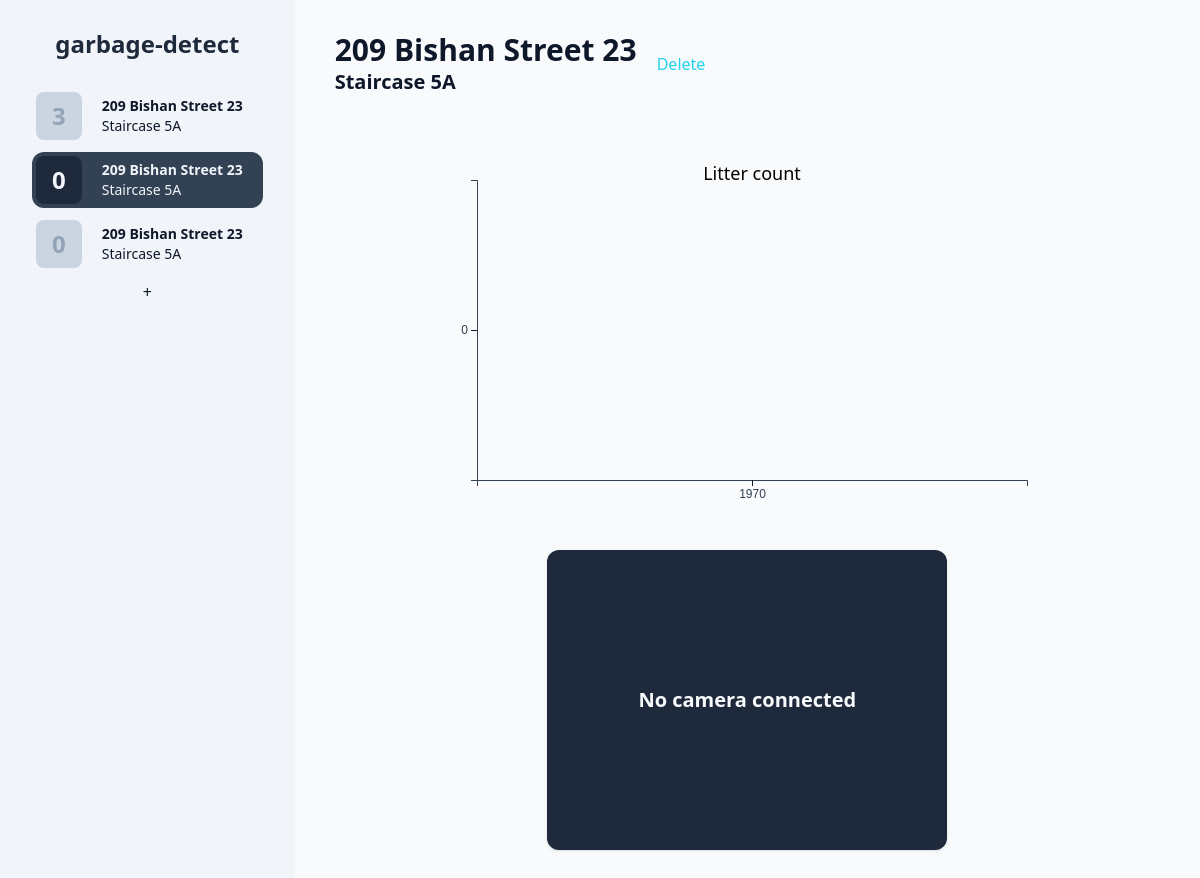
/2, run on the app's committed database.
### tables this page shows
CREATE TABLE info (id, img_path, address, location, cam_expiry);

### app.py (the view)
@app.route('/<int:id>', methods=['POST', 'GET'])
def garbage_stats(id):
    if request.method == 'POST':
        print(request.form)
        return ''
    else:
        litter_data = (db.get_time_stamps(id), db.get_litter_counts(id))
        for i in db.fetch_bins():
            if i['id'] == id:
                target = i
                break
        return render_template('garbage-stats.html', bins=db.fetch_bins(), target=target, litter_data=litter_data)

### db.py (called while the page is built)
def get_columns(table: str) -> list:
    return [i[1] for i in sql(f'PRAGMA table_info({table})').fetchall()]

def get_litter_counts(id):
    return [i[0] for i in sql(f'SELECT litter_count FROM bin{id}').fetchall()]

def get_property(id: int, property: str):
    return sql(f'SELECT {property} FROM info WHERE id={id}').fetchone()[0]

def get_time_stamps(id):
    return [i[0] for i in sql(f'SELECT time FROM bin{id}').fetchall()]

def fetch_bins():
    bins = [
        {
            prop: get_property(i, prop) for prop in get_columns('info')
        }
        for (i,) in sql('SELECT id FROM info').fetchall()
    ]
    for i in bins:
        i['cam_connected'] = time() < i['cam_expiry']
        i['latest_litter_count'] = sql(
            f'SELECT litter_count FROM bin{i["id"]} ORDER BY time DESC'
        ).fetchone()[0]
    return bins

### templates/garbage-stats.html (shortened to what this page needs)
{% extends 'base.html' %}
{% block stats %}
<div class="flex items-center gap-x-5">
    <span>
        <h1 class="text-3xl font-bold">{{ target.address }}</h1>
        <h2 class="text-xl font-semibold">{{ target.location }}</h2>
    </span>
    <span>
        <a href="/{{ target.id }}/delete" class="text-cyan-400">Delete</a>
    </span>
</div>
<div class="flex justify-center items-center flex-wrap gap-x-6 gap-y-10 w-auto mt-16">
    <div id="graph" class="flex flex-grow justify-center items-center"></div>
    <div class="flex flex-col justify-center text-center w-[400px]
    h-[300px] bg-slate-800 shadow rounded-xl overflow-hidden">
        {% if target.cam_connected %}
        <img id="photo" src="{{ url_for('static', filename=target.img_path) }}"
            alt="Garbage bin at {{ target.address }}, {{ target.location }}">
        {% else %}
        <div class="text-slate-50 text-xl font-bold">No camera connected</div>
        {% endif %}
    </div>
</div>
{% endblock %}

### templates/base.html (shortened to what this page needs)
<!DOCTYPE html>
<html lang="en" class="h-full">
<head>
    <link href="{{ url_for('static', filename='generated-styles.css') }}" rel="stylesheet">
</head>
<body class="h-full flex bg-slate-50 text-slate-900">
    <nav id="binNav"
        class="flex flex-col items-stretch gap-2 overflow-y-scroll bg-slate-100 py-2 px-8 h-screen min-w-max">
        <a href="/">
            <h1 class="text-2xl font-extrabold text-slate-800 w-full text-center my-5">garbage-detect</h1>
        </a>
        {% for bin in bins %}
        <a class="rounded-xl leading-5 duration-200 flex items-center min-h-[3.5rem]
        {% if target.id == bin.id %}
        bg-slate-700 text-slate-100
        {% else %}
        hover:bg-slate-200
        {% endif %}" href="/{{bin.id}}">
            <div class="text-2xl font-semibold px-4 ml-1 h-[calc(100%-0.5rem)] flex items-center rounded-lg
            {% if target.id == bin.id %}
            bg-slate-800 text-slate-100
            {% else %}
            bg-slate-300 text-slate-400
            {% endif %}">{{ bin.latest_litter_count }}</div>
            <div class="px-5 py-2 text-sm">
                <div class="font-bold">{{ bin.address }}</div>
                <div class="font-normal">{{ bin.location }}</div>
            </div>
        </a>
        {% endfor %}
        <a href="/newbin" class="text-center">+</a>
    </nav>
    <main class="py-8 px-10 h-full flex-grow overflow-y-scroll">
        {% block stats %}{% endblock %}
    </main>
</body>
</html>

### static/generated-styles.css (style rules this page uses)
*,:after,:before { box-sizing:border-box;border:0 solid }
:after,:before { --tw-content:"" }
html { line-height:1.5;-webkit-text-size-adjust:100%;-moz-tab-size:4;-o-tab-size:4;tab-size:4;font-family:ui-sans-serif,system-ui,-apple-system,BlinkMacSystemFont,Segoe UI,Roboto,Helvetica Neue,Arial,Noto Sans,sans-serif,Apple Color Emoji,Segoe UI Emoji,Segoe UI Symbol,Noto Color Emoji }
body { margin:0;line-height:inherit }
h1,h2,h3,h4,h5,h6 { font-size:inherit;font-weight:inherit }
a { color:inherit;text-decoration:inherit }
blockquote,dd,dl,figure,h1,h2,h3,h4,h5,h6,hr,p,pre { margin:0 }
.shadow { --tw-ring-offset-shadow:0 0 #0000;--tw-ring-shadow:0 0 #0000;--tw-shadow:0 0 #0000;--tw-shadow-colored:0 0 #0000 }
.my-5 { margin-top:1.25rem;margin-bottom:1.25rem }
.ml-1 { margin-left:.25rem }
.mt-16 { margin-top:4rem }
.flex { display:flex }
.h-full { height:100% }
.h-screen { height:100vh }
.h-\[calc\(100\%-0\.5rem\)\] { height:calc(100% - .5rem) }
.h-\[300px\] { height:300px }
.min-h-\[3\.5rem\] { min-height:3.5rem }
.w-full { width:100% }
.w-auto { width:auto }
.w-\[400px\] { width:400px }
.min-w-max { min-width:-webkit-max-content;min-width:-moz-max-content;min-width:max-content }
.flex-grow { flex-grow:1 }
.flex-col { flex-direction:column }
.flex-wrap { flex-wrap:wrap }
.items-center { align-items:center }
.items-stretch { align-items:stretch }
.justify-center { justify-content:center }
.gap-2 { gap:.5rem }
.gap-x-6 { -moz-column-gap:1.5rem;column-gap:1.5rem }
.gap-y-10 { row-gap:2.5rem }
.gap-x-5 { -moz-column-gap:1.25rem;column-gap:1.25rem }
.overflow-hidden { overflow:hidden }
.overflow-y-scroll { overflow-y:scroll }
.rounded-xl { border-radius:.75rem }
.rounded-lg { border-radius:.5rem }
.bg-slate-50 { --tw-bg-opacity:1;background-color:rgb(248 250 252/var(--tw-bg-opacity)) }
.bg-slate-100 { --tw-bg-opacity:1;background-color:rgb(241 245 249/var(--tw-bg-opacity)) }
.bg-slate-700 { --tw-bg-opacity:1;background-color:rgb(51 65 85/var(--tw-bg-opacity)) }
.bg-slate-800 { --tw-bg-opacity:1;background-color:rgb(30 41 59/var(--tw-bg-opacity)) }
.bg-slate-300 { --tw-bg-opacity:1;background-color:rgb(203 213 225/var(--tw-bg-opacity)) }
.py-2 { padding-top:.5rem;padding-bottom:.5rem }
.px-8 { padding-left:2rem;padding-right:2rem }
.px-4 { padding-left:1rem;padding-right:1rem }
.px-5 { padding-left:1.25rem;padding-right:1.25rem }
.py-8 { padding-top:2rem;padding-bottom:2rem }
.px-10 { padding-left:2.5rem;padding-right:2.5rem }
.text-center { text-align:center }
.text-2xl { font-size:1.5rem;line-height:2rem }
.text-sm { font-size:.875rem;line-height:1.25rem }
.text-3xl { font-size:1.875rem;line-height:2.25rem }
.text-xl { font-size:1.25rem;line-height:1.75rem }
.font-extrabold { font-weight:800 }
.font-semibold { font-weight:600 }
.font-bold { font-weight:700 }
.font-normal { font-weight:400 }
.leading-5 { line-height:1.25rem }
.text-slate-900 { --tw-text-opacity:1;color:rgb(15 23 42/var(--tw-text-opacity)) }
.text-slate-800 { --tw-text-opacity:1;color:rgb(30 41 59/var(--tw-text-opacity)) }
.text-slate-100 { --tw-text-opacity:1;color:rgb(241 245 249/var(--tw-text-opacity)) }
.text-slate-400 { --tw-text-opacity:1;color:rgb(148 163 184/var(--tw-text-opacity)) }
.text-slate-50 { --tw-text-opacity:1;color:rgb(248 250 252/var(--tw-text-opacity)) }
.text-cyan-400 { --tw-text-opacity:1;color:rgb(34 211 238/var(--tw-text-opacity)) }
.shadow { --tw-shadow:0 1px 3px 0 rgba(0,0,0,.1),0 1px 2px -1px rgba(0,0,0,.1);--tw-shadow-colored:0 1px 3px 0 var(--tw-shadow-color),0 1px 2px -1px var(--tw-shadow-color);box-shadow:var(--tw-ring-offset-shadow,0 0 #0000),var(--tw-ring-shadow,0 0 #0000),var(--tw-shadow) }
.duration-200 { transition-duration:.2s }
* { box-sizing:border-box }

### data on the page
info: address "209 Bishan Street 23", location "Staircase 5A"
info: address "209 Bishan Street 23", location "Staircase 5A", address "209 Bishan Street 23", location "Staircase 5A"
info: address "209 Bishan Street 23", location "Staircase 5A"

### other printed values
{{ bin.latest_litter_count }} "3" "0" "0"
